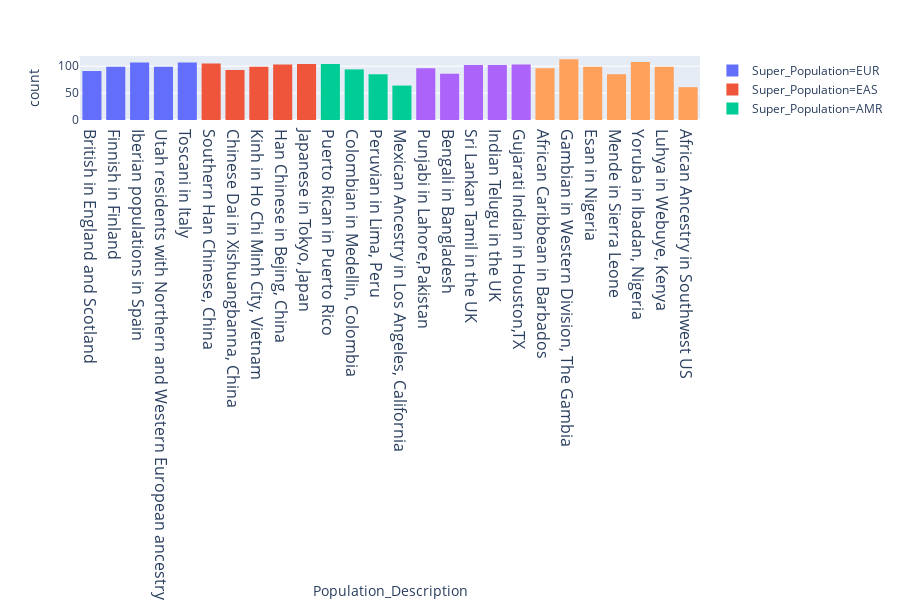

Notebook source saved alongside this figure:
### Markdown cell above
#### Vizualize by superpopulation

### Code cell
import plotly
fig = px.histogram(df, x='Population_Description',
                    color = "Super_Population")
fig.update_xaxes(tickfont=dict(size=16))
# plotly.offline.plot(fig, filename='total_dist.html') 
fig.show()

### Figure 1 — Plotly figure (JSON) as saved in the notebook; plotly's stock layout.template omitted (floating-point values rounded to 4 significant figures; data arrays with more than 128 entries replaced by an {"elided": "..."} marker saying what was removed)
{"data": [{"alignmentgroup": "True", "bingroup": "x", "hoverlabel": {"namelength": 0}, "hovertemplate": "Super_Population=EUR<br>Population_Description=%{x}<br>count=%{y}", "legendgroup": "Super_Population=EUR", "marker": {"color": "#636efa"}, "name": "Super_Population=EUR", "offsetgroup": "Super_Population=EUR", "orientation": "v", "showlegend": true, "type": "histogram", "x": {"elided": "503 str values"}, "xaxis": "x", "yaxis": "y"}, {"alignmentgroup": "True", "bingroup": "x", "hoverlabel": {"namelength": 0}, "hovertemplate": "Super_Population=EAS<br>Population_Description=%{x}<br>count=%{y}", "legendgroup": "Super_Population=EAS", "marker": {"color": "#EF553B"}, "name": "Super_Population=EAS", "offsetgroup": "Super_Population=EAS", "orientation": "v", "showlegend": true, "type": "histogram", "x": {"elided": "504 str values"}, "xaxis": "x", "yaxis": "y"}, {"alignmentgroup": "True", "bingroup": "x", "hoverlabel": {"namelength": 0}, "hovertemplate": "Super_Population=AMR<br>Population_Description=%{x}<br>count=%{y}", "legendgroup": "Super_Population=AMR", "marker": {"color": "#00cc96"}, "name": "Super_Population=AMR", "offsetgroup": "Super_Population=AMR", "orientation": "v", "showlegend": true, "type": "histogram", "x": {"elided": "347 str values"}, "xaxis": "x", "yaxis": "y"}, {"alignmentgroup": "True", "bingroup": "x", "hoverlabel": {"namelength": 0}, "hovertemplate": "Super_Population=SAS<br>Population_Description=%{x}<br>count=%{y}", "legendgroup": "Super_Population=SAS", "marker": {"color": "#ab63fa"}, "name": "Super_Population=SAS", "offsetgroup": "Super_Population=SAS", "orientation": "v", "showlegend": true, "type": "histogram", "x": {"elided": "489 str values"}, "xaxis": "x", "yaxis": "y"}, {"alignmentgroup": "True", "bingroup": "x", "hoverlabel": {"namelength": 0}, "hovertemplate": "Super_Population=AFR<br>Population_Description=%{x}<br>count=%{y}", "legendgroup": "Super_Population=AFR", "marker": {"color": "#FFA15A"}, "name": "Super_Population=AFR", "offsetgroup": "Super_Population=AFR", "orientation": "v", "showlegend": true, "type": "histogram", "x": {"elided": "661 str values"}, "xaxis": "x", "yaxis": "y"}], "layout": {"barmode": "relative", "height": 600, "legend": {"tracegroupgap": 0}, "margin": {"t": 60}, "xaxis": {"anchor": "y", "domain": [0, 1], "tickfont": {"size": 16}, "title": {"text": "Population_Description"}}, "yaxis": {"anchor": "x", "domain": [0, 1], "title": {"text": "count"}}}}
